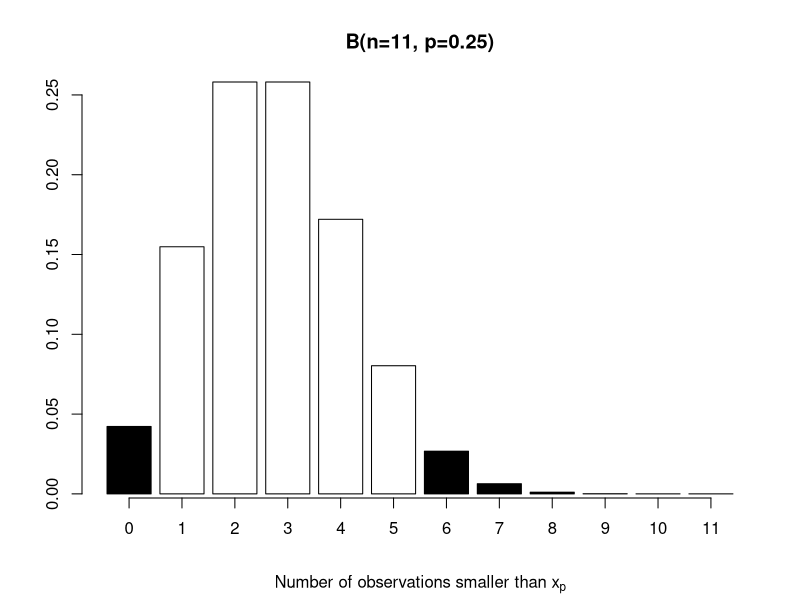

This figure's R source:
x <- 0:11
p <- dbinom(x, 11, 0.25)
col <- (cumsum(p)<0.05)+rev(cumsum(rev(p))<0.05)
pdf("quantile_conf.pdf", width=10, height=4)
bp<-barplot(p, main="B(n=11, p=0.25)", col=col, sub=expression(paste("Number of observations smaller than ", x[p])))
axis(1, at=bp, labels=sprintf("%.0f", x))
dev.off()
if (interactive()) browseURL(paste0(getwd(),"/quantile_conf.pdf"))
